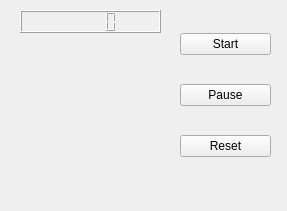
<?xml version="1.0" encoding="UTF-8"?>
<ui version="4.0">
 <class>MainWindow</class>
 <widget class="QMainWindow" name="MainWindow">
  <property name="geometry">
   <rect>
    <x>0</x>
    <y>0</y>
    <width>287</width>
    <height>211</height>
   </rect>
  </property>
  <property name="windowTitle">
   <string>MainWindow</string>
  </property>
  <widget class="QWidget" name="centralwidget">
   <widget class="Watch" name="watch" native="true">
    <property name="geometry">
     <rect>
      <x>20</x>
      <y>40</y>
      <width>141</width>
      <height>141</height>
     </rect>
    </property>
   </widget>
   <widget class="QLCDNumber" name="lcdNumber">
    <property name="geometry">
     <rect>
      <x>20</x>
      <y>10</y>
      <width>141</width>
      <height>23</height>
     </rect>
    </property>
   </widget>
   <widget class="QWidget" name="">
    <property name="geometry">
     <rect>
      <x>180</x>
      <y>10</y>
      <width>91</width>
      <height>171</height>
     </rect>
    </property>
    <layout class="QVBoxLayout" name="verticalLayout">
     <item>
      <widget class="QPushButton" name="startButton">
       <property name="text">
        <string>Start</string>
       </property>
      </widget>
     </item>
     <item>
      <widget class="QPushButton" name="pauseButton">
       <property name="text">
        <string>Pause</string>
       </property>
      </widget>
     </item>
     <item>
      <widget class="QPushButton" name="resetButton">
       <property name="text">
        <string>Reset</string>
       </property>
      </widget>
     </item>
    </layout>
   </widget>
  </widget>
  <widget class="QMenuBar" name="menubar">
   <property name="geometry">
    <rect>
     <x>0</x>
     <y>0</y>
     <width>287</width>
     <height>22</height>
    </rect>
   </property>
  </widget>
  <action name="actionSettings">
   <property name="text">
    <string>Change Parameters</string>
   </property>
  </action>
  <action name="actionOpen">
   <property name="text">
    <string>&amp;Open</string>
   </property>
   <property name="toolTip">
    <string>Open</string>
   </property>
   <property name="shortcut">
    <string>Alt+O</string>
   </property>
  </action>
  <action name="actionClose">
   <property name="text">
    <string>&amp;Close</string>
   </property>
   <property name="toolTip">
    <string>Close</string>
   </property>
   <property name="shortcut">
    <string>Alt+C</string>
   </property>
  </action>
  <action name="actionExit">
   <property name="text">
    <string>&amp;Exit</string>
   </property>
   <property name="shortcut">
    <string>Alt+X</string>
   </property>
  </action>
 </widget>
 <customwidgets>
  <customwidget>
   <class>Watch</class>
   <extends>QWidget</extends>
   <header>watch.h</header>
   <container>1</container>
  </customwidget>
 </customwidgets>
 <resources/>
 <connections>
  <connection>
   <sender>startButton</sender>
   <signal>clicked()</signal>
   <receiver>MainWindow</receiver>
   <slot>onStart()</slot>
   <hints>
    <hint type="sourcelabel">
     <x>226</x>
     <y>64</y>
    </hint>
    <hint type="destinationlabel">
     <x>221</x>
     <y>39</y>
    </hint>
   </hints>
  </connection>
  <connection>
   <sender>pauseButton</sender>
   <signal>clicked()</signal>
   <receiver>MainWindow</receiver>
   <slot>onPause()</slot>
   <hints>
    <hint type="sourcelabel">
     <x>220</x>
     <y>115</y>
    </hint>
    <hint type="destinationlabel">
     <x>169</x>
     <y>93</y>
    </hint>
   </hints>
  </connection>
  <connection>
   <sender>resetButton</sender>
   <signal>clicked()</signal>
   <receiver>MainWindow</receiver>
   <slot>onReset()</slot>
   <hints>
    <hint type="sourcelabel">
     <x>212</x>
     <y>156</y>
    </hint>
    <hint type="destinationlabel">
     <x>169</x>
     <y>165</y>
    </hint>
   </hints>
  </connection>
 </connections>
 <slots>
  <slot>onStart()</slot>
  <slot>onPause()</slot>
  <slot>onReset()</slot>
 </slots>
</ui>
